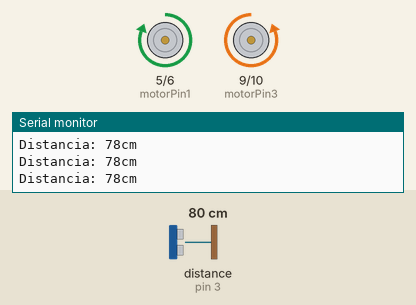
A sketch run on a simulated Arduino Uno, built with avr-gcc and run on an emulated ATmega328P. Shown: motor-driver pin pairs drawn as motors (green arrow = first pin HIGH = forward, orange = second pin HIGH = backward, longer = more drive), the last lines printed to the serial monitor. Wiring (inferred from the names in the program): ultrasonic range finder: trigger pin 2; echo pin 3. The test bench sets the inputs (shaded band); at power-on: distance to the obstacle (sensor on pin 3) 80 cm. The echo pulse lasts 58.3 µs per cm.

Above: at 1.2 s.
1.3 s: distance to the obstacle (sensor on pin 3) set to 24 cm
2.8 s: distance to the obstacle (sensor on pin 3) set to 20 cm
At 3.14 s:
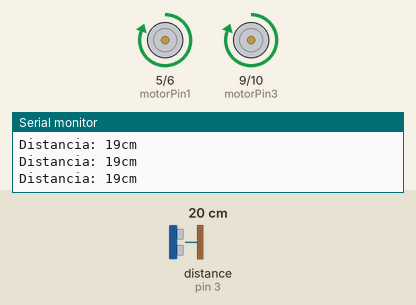
5.8 s: distance to the obstacle (sensor on pin 3) set to 7 cm
8.8 s: distance to the obstacle (sensor on pin 3) set to 4 cm
At 10.0 s:
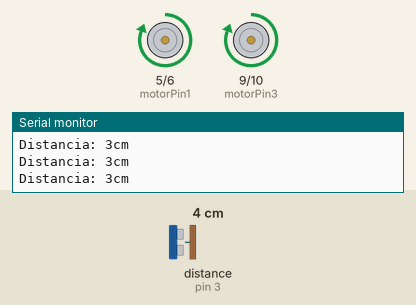
11.8 s: distance to the obstacle (sensor on pin 3) set to 9 cm
At 12.23 s:
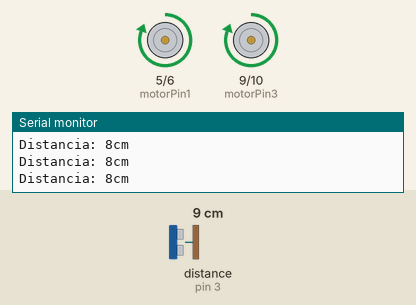
Timing chart, 0 to 15.8 s (numbered marks = the images above; inputs shaded):
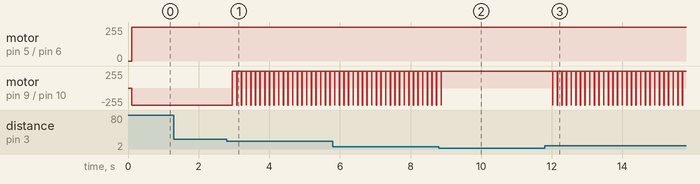

Measured:
- the behaviour switches between 22 and 21 cm on distance to the obstacle (sensor on pin 3) (found by bisection; images 0 and 1)
- the behaviour switches between 6 and 5 cm on distance to the obstacle (sensor on pin 3) (found by bisection; images 1 and 2)
- after the input at 2.8 s, motor on pin 9 (motorPin3) / pin 10 (motorPin4): alternates forward 255/255 for 0.12 s and backward 255/255 for 0.01 s, starting after 0.16 s
- after the input at 8.8 s, motor on pin 9 (motorPin3) / pin 10 (motorPin4): goes on until 8.9 s, then stays forward 255/255
- after the input at 11.8 s, motor on pin 9 (motorPin3) / pin 10 (motorPin4): alternates forward 255/255 for 0.12 s and backward 255/255 for 0.01 s, starting after 0.22 s

The sketch:

sensor.ino
```cpp
const int Trigger = 2;   //Pin digital 2 para el Trigger del sensor
const int Echo = 3;   //Pin digital 3 para el Echo del sensor

//Motor B
const int motorPin1  = 5;  // Pin 14 of L293
const int motorPin2  = 6;  // Pin 10 of L293
//Motor B
const int motorPin3  = 9; // Pin  7 of L293
const int motorPin4  = 10;  // Pin  2 of L293


void setup() {
  Serial.begin(9600);//iniciailzamos la comunicación
  pinMode(Trigger, OUTPUT); //pin como salida
  pinMode(Echo, INPUT);  //pin como entrada
  digitalWrite(Trigger, LOW);//Inicializamos el pin con 0

   //Set pins as outputs
   pinMode(motorPin1, OUTPUT);
   pinMode(motorPin2, OUTPUT);
   pinMode(motorPin3, OUTPUT);
   pinMode(motorPin4, OUTPUT);
}

void loop()
{

  long t; //timepo que demora en llegar el eco
  long d; //distancia en centimetros

  digitalWrite(Trigger, HIGH);
  delayMicroseconds(10);          //Enviamos un pulso de 10us
  digitalWrite(Trigger, LOW);

  t = pulseIn(Echo, HIGH); //obtenemos el ancho del pulso
  d = t/59;             //escalamos el tiempo a una distancia en cm

  Serial.print("Distancia: ");
  Serial.print(d);      //Enviamos serialmente el valor de la distancia
  Serial.print("cm");
  Serial.println();
  delay(100);          //Hacemos una pausa de 100ms


  if (d >= 5 ){
    digitalWrite(motorPin1, 40);
    digitalWrite(motorPin2, 0);
    digitalWrite(motorPin3, 0);
    digitalWrite(motorPin4, 40);
    delay(10);
  }
  if (d <=20 ){
    digitalWrite(motorPin1, 50);
    digitalWrite(motorPin2, 0);
    digitalWrite(motorPin3, 50);
    digitalWrite(motorPin4, 0);
    delay(20);
  }
}
```
